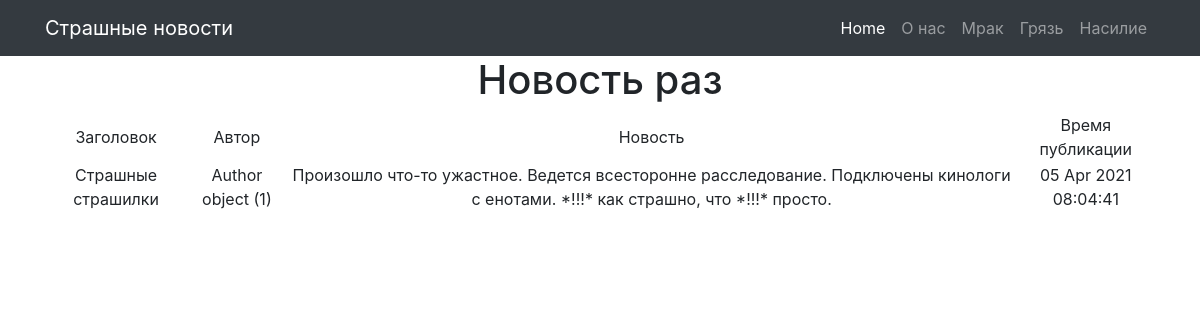
The page /news/1 on the database as committed earlier.
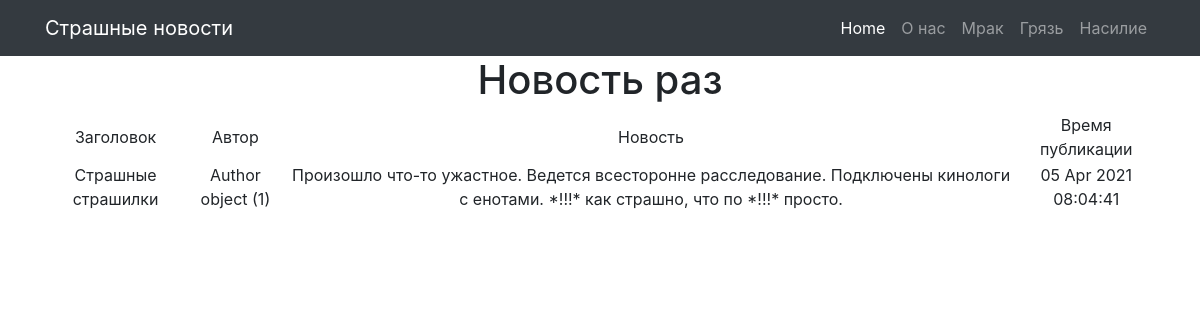
The same page on the database as committed later.
### news/models.py (models this page shows, shortened)
class Post(models.Model):
    NEWS = 'NW'
    ARTICLE = 'AC'
    TYPE = [
        (NEWS, 'Новость'),
        (ARTICLE, 'Статья'),
    ]
    post_auth = models.ForeignKey(Author, on_delete=models.CASCADE)
    post_type = models.CharField(max_length=2, choices=TYPE)
    post_rat = models.IntegerField(default=0)
    post_had = models.CharField(max_length=255)
    post_text = models.TextField(default='')
    post_time = models.DateTimeField(auto_now_add=True)
    post_cat = models.ManyToManyField(Category, through='PostCategory')
    def __str__(self):
        return self.post_had

class Author(models.Model):
    auth_rat = models.IntegerField(default=0)
    auth = models.OneToOneField(django.contrib.auth.get_user_model(), on_delete=models.CASCADE)

### news/views.py (the view)
# urls.py: path('<int:pk>', NewsDetail.as_view()),
class NewsDetail(DetailView):
    model = Post
    template_name = 'newsid.html'
    context_object_name = 'newsid'

### news/templatetags/custom_filters.py (called while the page is built)
@register.filter(name='stop_word')
def stop_word(value: str):
    text = value.split()
    for i in range(len(text)):
        for stop in BAD:
            if text[i].lower().find(stop) >= 0:
                text[i] = '*!!!*'
    return ' '.join(text)

### templates/newsid.html (shortened to what this page needs)
{% extends 'flatpages/default.html' %}
{% load custom_filters %}
{% block content %}
<h1>Новость раз</h1>
{% if newsid %}
      <table>
          <tr>
              <td>
                    Заголовок
              </td>
              <td>
                    Автор
              </td>
              <td>
                    Новость
              </td>
              <td>
                    Время публикации
              </td>
          </tr>
          <tr>
              <td>
                    {{ newsid.post_had|stop_word }}
              </td>
              <td>
                    {{ newsid.post_auth }}
              </td>
              <td>
                    {{ newsid.post_text|stop_word }}
              </td>
              <td>
                    {{ newsid.post_time|date:'d M Y h:m:s' }}
              </tr>
      </table>
  {% else %}
    <h2> Новостей нет! </h2>
  {% endif%}
{% endblock content %}

Rows that differ between the two databases and show on the page:
changed Post "Страшные страшилки": post_text|stop_word "Произошло что-то ужастное. Ведется всесторонне расследование. Подключены кинологи с енотами. *!!!* как страшно, что *!!!* просто." → "Произошло что-то ужастное. Ведется всесторонне расследование. Подключены кинологи с енотами. *!!!* как страшно, что по *!!!* просто."
